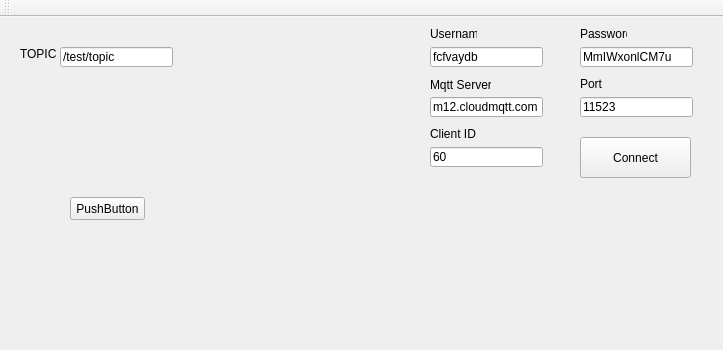
<?xml version="1.0" encoding="UTF-8"?>
<ui version="4.0">
 <class>MainWindow</class>
 <widget class="QMainWindow" name="MainWindow">
  <property name="geometry">
   <rect>
    <x>0</x>
    <y>0</y>
    <width>723</width>
    <height>350</height>
   </rect>
  </property>
  <property name="acceptDrops">
   <bool>true</bool>
  </property>
  <property name="windowTitle">
   <string>MQTT</string>
  </property>
  <property name="windowOpacity">
   <double>3.000000000000000</double>
  </property>
  <widget class="QWidget" name="centralWidget">
   <property name="enabled">
    <bool>true</bool>
   </property>
   <widget class="QLabel" name="label_6">
    <property name="geometry">
     <rect>
      <x>430</x>
      <y>110</y>
      <width>47</width>
      <height>13</height>
     </rect>
    </property>
    <property name="text">
     <string>Client ID</string>
    </property>
   </widget>
   <widget class="QLineEdit" name="client">
    <property name="geometry">
     <rect>
      <x>430</x>
      <y>130</y>
      <width>113</width>
      <height>20</height>
     </rect>
    </property>
    <property name="text">
     <string>60</string>
    </property>
   </widget>
   <widget class="QLabel" name="label_9">
    <property name="geometry">
     <rect>
      <x>430</x>
      <y>60</y>
      <width>61</width>
      <height>16</height>
     </rect>
    </property>
    <property name="text">
     <string>Mqtt Server</string>
    </property>
   </widget>
   <widget class="QLabel" name="label_10">
    <property name="geometry">
     <rect>
      <x>430</x>
      <y>10</y>
      <width>47</width>
      <height>13</height>
     </rect>
    </property>
    <property name="text">
     <string>Username</string>
    </property>
   </widget>
   <widget class="QLineEdit" name="port">
    <property name="geometry">
     <rect>
      <x>580</x>
      <y>80</y>
      <width>113</width>
      <height>20</height>
     </rect>
    </property>
    <property name="text">
     <string>11523</string>
    </property>
   </widget>
   <widget class="QLineEdit" name="Mqtt_server">
    <property name="geometry">
     <rect>
      <x>430</x>
      <y>80</y>
      <width>113</width>
      <height>20</height>
     </rect>
    </property>
    <property name="text">
     <string>m12.cloudmqtt.com</string>
    </property>
   </widget>
   <widget class="QLabel" name="label_11">
    <property name="geometry">
     <rect>
      <x>580</x>
      <y>60</y>
      <width>47</width>
      <height>13</height>
     </rect>
    </property>
    <property name="text">
     <string>Port</string>
    </property>
   </widget>
   <widget class="QLineEdit" name="password">
    <property name="geometry">
     <rect>
      <x>580</x>
      <y>30</y>
      <width>113</width>
      <height>20</height>
     </rect>
    </property>
    <property name="text">
     <string>MmIWxonlCM7u</string>
    </property>
   </widget>
   <widget class="QLineEdit" name="username">
    <property name="geometry">
     <rect>
      <x>430</x>
      <y>30</y>
      <width>113</width>
      <height>20</height>
     </rect>
    </property>
    <property name="text">
     <string>fcfvaydb</string>
    </property>
   </widget>
   <widget class="QLabel" name="label_12">
    <property name="geometry">
     <rect>
      <x>580</x>
      <y>10</y>
      <width>47</width>
      <height>13</height>
     </rect>
    </property>
    <property name="text">
     <string>Password</string>
    </property>
   </widget>
   <widget class="QPushButton" name="linker">
    <property name="geometry">
     <rect>
      <x>580</x>
      <y>120</y>
      <width>111</width>
      <height>41</height>
     </rect>
    </property>
    <property name="text">
     <string>Connect</string>
    </property>
   </widget>
   <widget class="QLineEdit" name="lineEdit">
    <property name="geometry">
     <rect>
      <x>60</x>
      <y>30</y>
      <width>113</width>
      <height>20</height>
     </rect>
    </property>
    <property name="text">
     <string>/test/topic</string>
    </property>
   </widget>
   <widget class="QLabel" name="label">
    <property name="geometry">
     <rect>
      <x>20</x>
      <y>30</y>
      <width>47</width>
      <height>13</height>
     </rect>
    </property>
    <property name="text">
     <string>TOPIC</string>
    </property>
   </widget>
   <widget class="QPushButton" name="pushButton">
    <property name="geometry">
     <rect>
      <x>70</x>
      <y>180</y>
      <width>75</width>
      <height>23</height>
     </rect>
    </property>
    <property name="text">
     <string>PushButton</string>
    </property>
   </widget>
  </widget>
  <widget class="QToolBar" name="mainToolBar">
   <attribute name="toolBarArea">
    <enum>TopToolBarArea</enum>
   </attribute>
   <attribute name="toolBarBreak">
    <bool>false</bool>
   </attribute>
  </widget>
 </widget>
 <layoutdefault spacing="6" margin="11"/>
 <resources/>
 <connections>
  <connection>
   <sender>pushButton</sender>
   <signal>clicked()</signal>
   <receiver>MainWindow</receiver>
   <slot>close()</slot>
   <hints>
    <hint type="sourcelabel">
     <x>119</x>
     <y>208</y>
    </hint>
    <hint type="destinationlabel">
     <x>159</x>
     <y>238</y>
    </hint>
   </hints>
  </connection>
 </connections>
 <slots>
  <slot>severconnect()</slot>
 </slots>
</ui>
